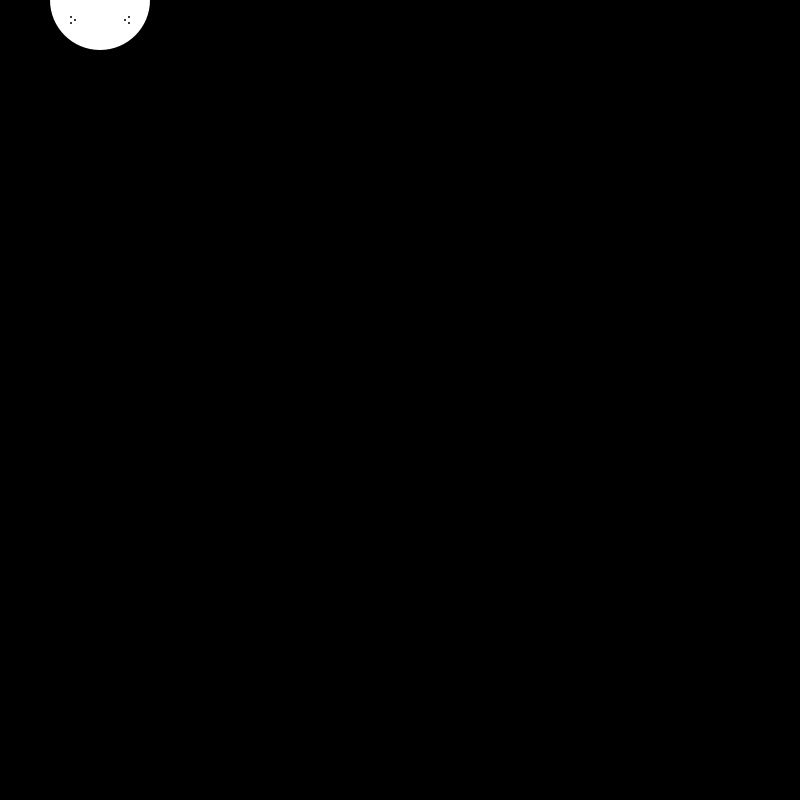
Frame 1 (no input)
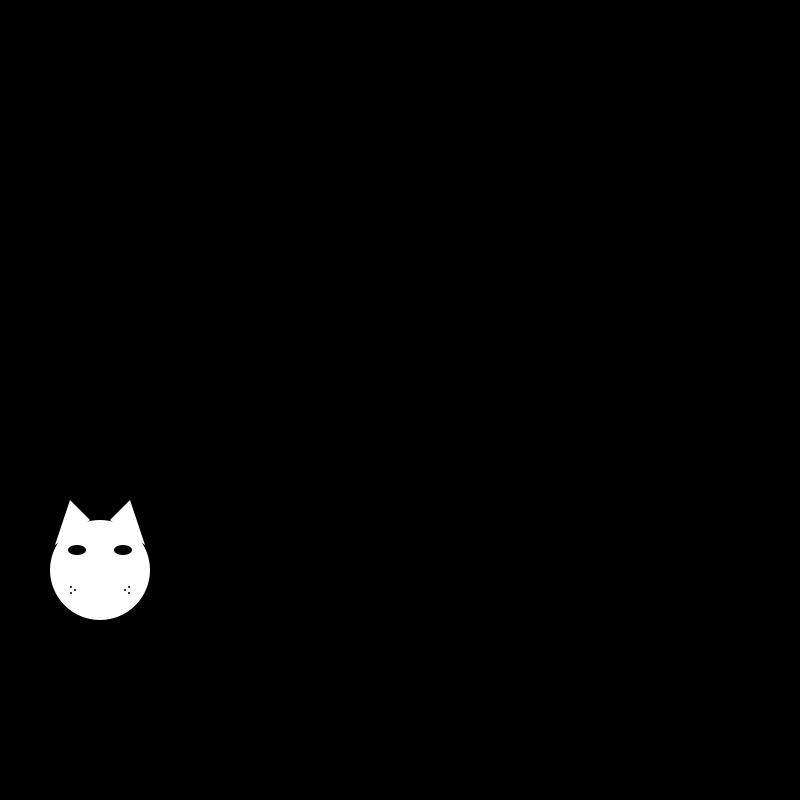
Frame 60 (the mouse pressed at the canvas centre just before this capture)
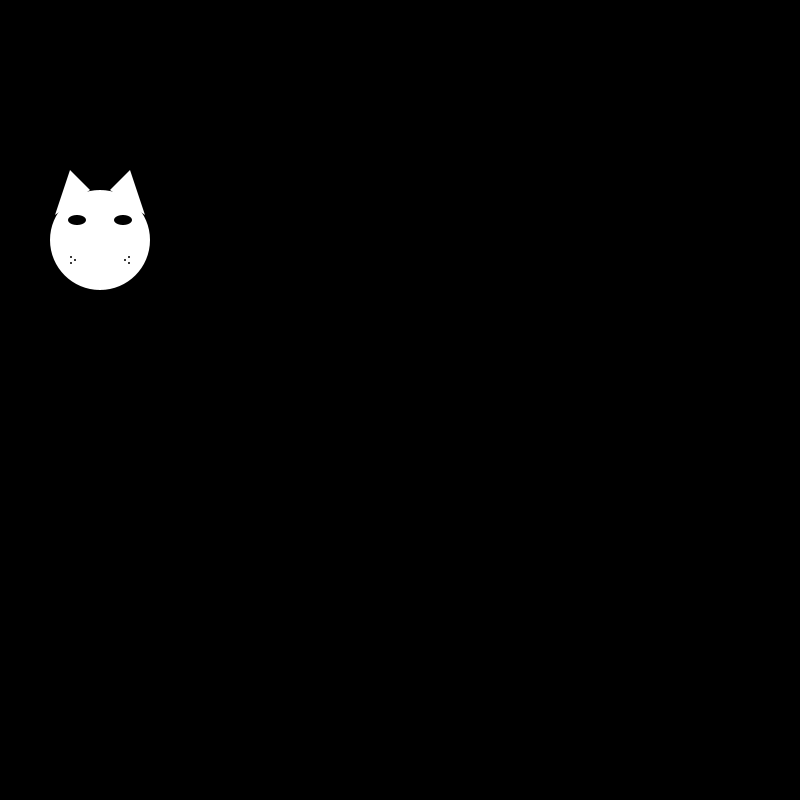
Frame 120 (the mouse held since frame 60 and released just before this capture)

The Processing sketch that drew these frames (run headless with seeded random() and noise(); from frame 60 on, the mouse is pressed at the canvas centre):

// Processing sketch: processing_120604
// ── processing_120604.pde

float ballX = 100;
float ballY = 0;
float h = 100;

float speedY = 2;
float speedX = 0;

void setup()
{
  size(800, 800);
  smooth();
  noStroke();
  ellipseMode(CENTER);
}

void draw()
{
  background(0);
  fill(255);
  
  
  
  ellipse(ballX, ballY, h, h);
  triangle(ballX + 45, ballY - 25, ballX + 10, ballY - 50, ballX + 30, ballY - 70);
  triangle(ballX - 45, ballY - 25, ballX - 10, ballY - 50, ballX - 30, ballY - 70);
  fill(0);
  ellipse(ballX - 23, ballY - 20, 18, 10);
  ellipse(ballX + 23, ballY - 20, 18, 10);
  ellipse(ballX - 25, ballY + 20, 2, 2);
  ellipse(ballX - 29, ballY + 17, 2, 2);
  ellipse(ballX - 29, ballY + 23, 2, 2);
  ellipse(ballX + 25, ballY + 20, 2, 2);
  ellipse(ballX + 29, ballY + 17, 2, 2);
  ellipse(ballX + 29, ballY + 23, 2, 2);
 
  speedY = speedY + 0.5;
  
  ballY = ballY + speedY;
  
  ballX = ballX + speedX;
  
  if (ballY > height - h/2)
  {
    ballY = height - h/2;
    speedY = speedY * - 0.9;
  }
  
  else if (ballY <= 0)
  {
    speedY = -speedY;
  }
  
  if (ballX > width - h/2)
  {
    ballX = width - h/2;
    speedX = speedX * -0.9;
  }
  
  else if(ballX <= 0)
  {
  speedX = -speedX;
  }

  
  if(keyPressed)
  {
    
    if(key == 'd')
    {
      speedX = speedX + 1;
    }
    
    if(key == 'a')
    {
      speedX = speedX - 1;
    }
    
    if(key == 'w' && ballY >= 695)
      {
        speedY = speedY - 2;
      }
    
    if(key == 's')
    {
      speedY = speedY + 1;
    }
     
    
  }
}
